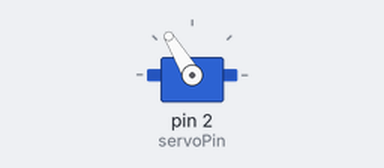
The sketch below on a simulated Arduino Uno, built with avr-gcc and run on an emulated ATmega328P. On the bench: servo.

Above: at 1.05 s.
At 2.15 s:
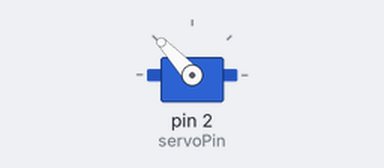
At 3.75 s:
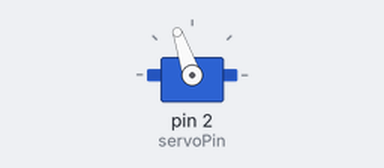
Timing chart, 0 to 7.9 s (numbered marks = the images above):
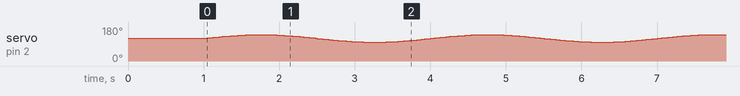

The sketch:

bola_seniudoal.ino
```cpp
#include <Servo.h>
#include <math.h>  // Include math library for sine function

Servo myServo;  // Create servo object

const int servoPin = 2;    // Servo control pin
const int centerAngle = 120;  // Center position
const int amplitude = 20;  // Amplitude of the sinusoidal movement
const int period = 3000;   // Period of the sinus wave in milliseconds
const int lowerAngle = centerAngle - amplitude;   // Lower target angle
const int upperAngle = centerAngle + amplitude;   // Upper target angle
const int stepDelay = 25;     // Delay in milliseconds between movements

unsigned long startTime;  // Start time for sinusoidal calculation

void setup() {
  myServo.attach(servoPin);  // Attach the servo to the control pin
  myServo.write(centerAngle);  // Start at the center position
  delay(1000);  // Wait for a second to stabilize the servo
  startTime = millis();  // Initialize start time
}

void loop() {
  unsigned long currentTime = millis();  // Get current time
  float timeElapsed = (currentTime - startTime) / (float)period;  // Calculate elapsed time as a fraction of the period

  // Calculate the next angle using sinusoidal function for smooth movement
  int nextAngle = centerAngle + amplitude * sin(2 * PI * timeElapsed);

  // Ensure the angle is within bounds
  nextAngle = constrain(nextAngle, lowerAngle, upperAngle);

  myServo.write(nextAngle);  // Set servo position
  delay(stepDelay);  // Wait to slow down the movement

  // Debugging output to monitor angle
  Serial.print("Angle: ");
  Serial.println(nextAngle);
}
```
